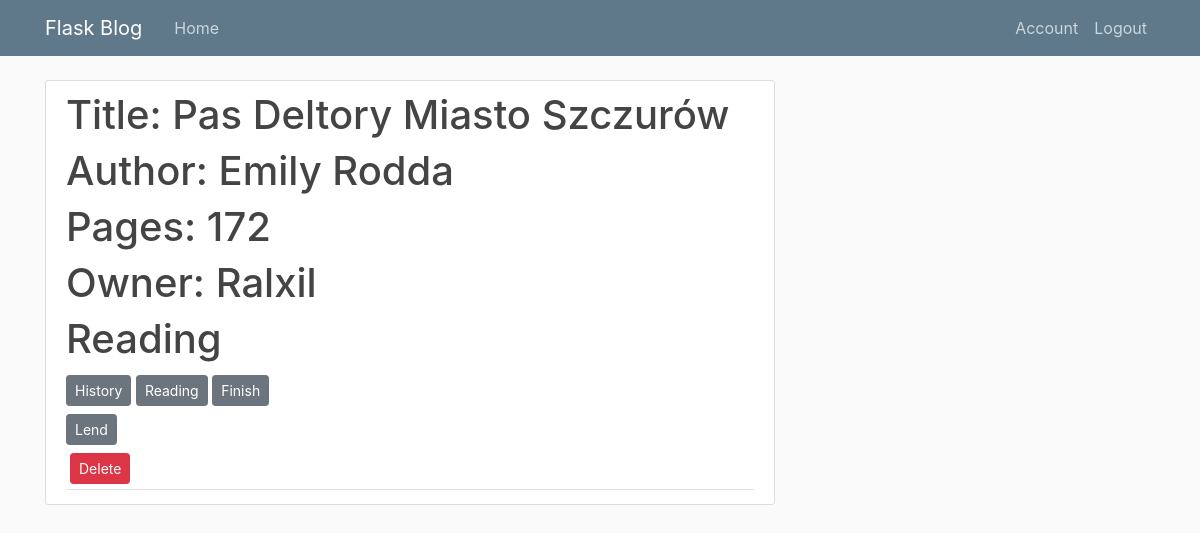
/book/3 (signed in), run on the app's committed database.
### flask_lib/models.py (models this page shows, shortened)
class Book(db.Model):
    id = db.Column(db.Integer, primary_key=True)
    title = db.Column(db.String(100), nullable=False)
    author = db.Column(db.String(100), nullable=False)
    pages = db.Column(db.Integer, nullable=False)
    Copies = db.relationship('BCopy', backref='original', lazy=True)

class User(db.Model, UserMixin):
    id = db.Column(db.Integer, primary_key=True)
    username = db.Column(db.String(20), unique=True, nullable=False)
    email = db.Column(db.String(120), unique=True, nullable=False)
    image_file = db.Column(db.String(20), nullable=False, default='default.jpg')
    password = db.Column(db.String(60), nullable=False)
    active = db.Column(db.Boolean, nullable=False, default=False)
    pages = db.Column(db.Integer, nullable=False, default=0)
    days = db.Column(db.Integer, nullable=False, default=0)
    Library = db.relationship('Library', backref='owner', lazy=True, uselist=False)
    Libraries = db.relationship('Library', secondary=membership, backref='member', lazy=True)
    Books = db.relationship('BCopy', backref='owner', lazy=True)

class BCopy(db.Model):
    id = db.Column(db.Integer, primary_key=True)
    status = db.Column(db.String(20), nullable=False, default='New')
    lend = db.Column(db.Boolean, nullable=False, default=False)
    guest = db.Column(db.Boolean, nullable=False, default=False)
    date = db.Column(db.DateTime, nullable=False, default=datetime.utcnow())
    owner_id = db.Column(db.Integer, db.ForeignKey('user.id'), nullable=False)
    lib_id = db.Column(db.Integer, db.ForeignKey('library.id'), nullable=False)
    book_id = db.Column(db.Integer, db.ForeignKey('book.id'), nullable=False)
    lend_id = db.Column(db.Integer, nullable=True)
    History = db.relationship('History', backref='book', lazy=True)

### flask_lib/routes.py (the view)
@app.route('/book/<int:book_id>')
@login_required
def book(book_id):
    book = BCopy.query.get_or_404(book_id)
    lib = Library.query.get_or_404(book.lib_id)
    return render_template('book.html', title=book.original.title, book=book, lib=lib)

### flask_lib/models.py (called while the page is built)
@login_manager.user_loader
def load_user(user_id):
    return User.query.get(int(user_id))

### flask_lib/templates/book.html (shortened to what this page needs)
{% extends "layout.html" %}
{% block content %}
<article class="media content-section">
    <div class="media-body">
        <div class="article-metadata">
            <h1>Title: {{ book.original.title }}</h1>
            <h1>Author: {{ book.original.author }}</h1>
            <h1>Pages: {{ book.original.pages }}</h1>
            <h1>Owner: {{ book.owner.username }}</h1>
            {% if book.lend == True %}
            <h1 class="article-content">Lend</h1>
            {% else %}
            <h1 class="article-content">{{ book.status }}</h1>
            {% endif %}
            {% if lib.owner == current_user %}
            <div>
                <div>
                    {% if book.owner == current_user %}
                    <a class="btn btn-secondary btn-sm mt-1 mb-1" href="{{ url_for('history', book_id=book.id) }}">History</a>
                    {% endif %}
                    <a class="btn btn-secondary btn-sm mt-1 mb-1" href="{{ url_for('update_book', book_id=book.id, status='Reading') }}">Reading</a>
                    <a class="btn btn-secondary btn-sm mt-1 mb-1" href="{{ url_for('update_book', book_id=book.id, status='Finished') }}">Finish</a>
                </div>
                {% if book.lend == False and book.owner == current_user %}
                <div>
                    <a class="btn btn-secondary btn-sm mt-1 mb-1" href="{{ url_for('lend', book_id=book.id)}}">Lend</a>
                </div>
                <div>
                    <button type="button" class="btn btn-danger btn-sm m-1" data-toggle="modal" data-target="#deleteModal">
                        Delete
                    </button>
                </div>
                {% endif %}
            </div>
            {% endif %}
        </div>
    </div>
</article>
{% endblock content %}

### data on the page
Book: original "Pas Deltory Miasto Szczurów", original.author "Emily Rodda", original.pages "172"
User: owner.username "Ralxil"
BCopy: status "Reading"
